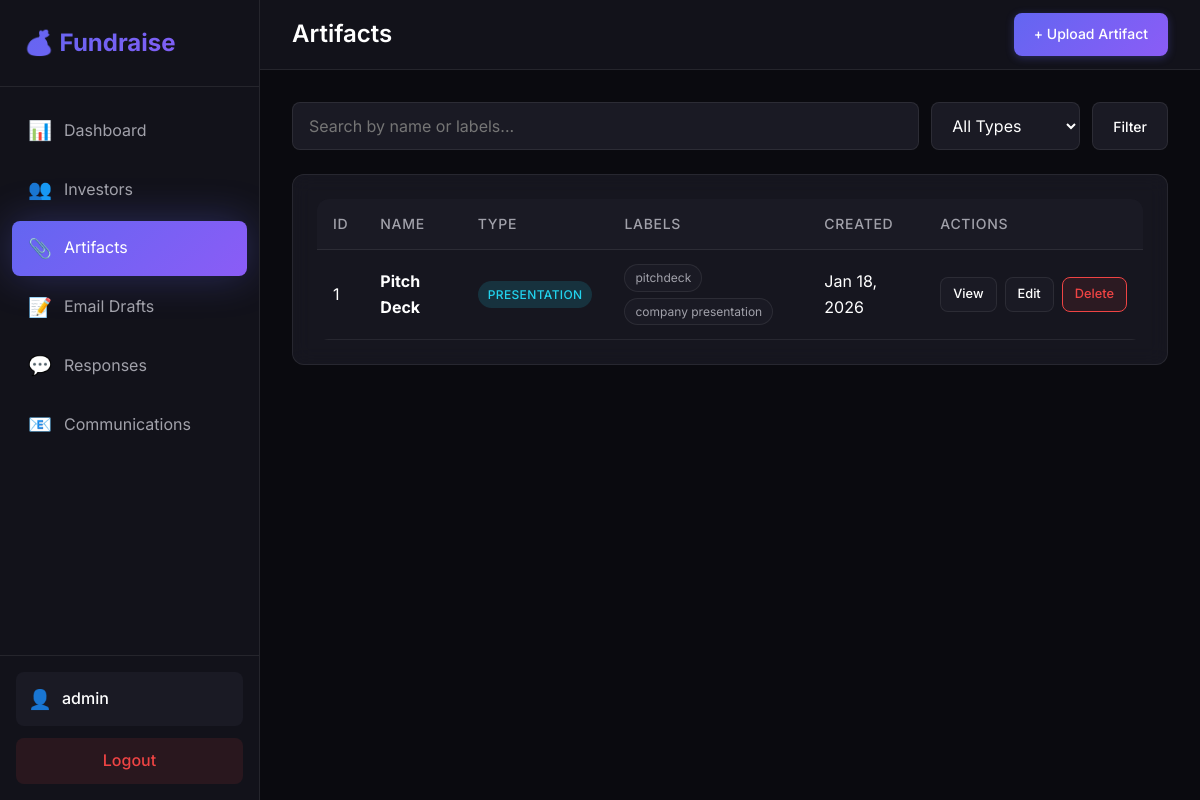
/artifacts/ (signed in), run on the app's committed database.
### core/models.py (models this page shows, shortened)
class Artifact(models.Model):
    ARTIFACT_TYPES = [
        ('image', 'Image'),
        ('video', 'Video'),
        ('presentation', 'Presentation'),
    ]
    artifact_type = models.CharField(
        max_length=20,
        choices=ARTIFACT_TYPES,
        help_text="Type of artifact"
    )
    artifact_labels = models.CharField(
        max_length=500,
        blank=True,
        help_text="Comma-separated labels for keyword search"
    )
    file = models.FileField(upload_to='artifacts/', help_text="Upload file")
    name = models.CharField(max_length=255, help_text="Artifact name/title")
    description = models.TextField(blank=True, help_text="Description of the artifact")
    created_date = models.DateTimeField(auto_now_add=True)
    created_by = models.ForeignKey(
        User,
        on_delete=models.SET_NULL,
        null=True,
        related_name='artifacts'
    )
    class Meta:
        ordering = ['-created_date']
    def get_labels_list(self):
        if self.artifact_labels:
            return [label.strip() for label in self.artifact_labels.split(',')]
        return []

### core/views.py (the view)
# urls.py: path('artifacts/', views.artifact_list, name='artifact_list'),
@login_required
def artifact_list(request):
    query = request.GET.get('q', '')
    artifact_type = request.GET.get('type', '')
    artifacts = Artifact.objects.all()
    if query:
        artifacts = artifacts.filter(
            Q(name__icontains=query) |
            Q(artifact_labels__icontains=query) |
            Q(description__icontains=query)
        )
    if artifact_type:
        artifacts = artifacts.filter(artifact_type=artifact_type)
    context = {
        'artifacts': artifacts,
        'query': query,
        'artifact_type': artifact_type,
        'artifact_types': Artifact.ARTIFACT_TYPES,
    }
    return render(request, 'core/artifact_list.html', context)

### templates/core/artifact_list.html (shortened to what this page needs)
{% extends 'base.html' %}
{% block page_title %}Artifacts{% endblock %}
{% block header_actions %}
<a href="{% url 'artifact_create' %}" class="btn btn-primary">+ Upload Artifact</a>
{% endblock %}
{% block content %}
<form method="get" class="search-bar">
    <input type="text" name="q" class="search-input" placeholder="Search by name or labels..." value="{{ query }}">
    <select name="type" class="form-select" style="width: auto;">
        <option value="">All Types</option>
    </select>
    <button type="submit" class="btn btn-secondary">Filter</button>
</form>
<div class="card">
    {% if artifacts %}
    <div class="table-container">
        <table>
            <thead>
                <tr>
                    <th>ID</th>
                    <th>Name</th>
                    <th>Type</th>
                    <th>Labels</th>
                    <th>Created</th>
                    <th>Actions</th>
                </tr>
            </thead>
            <tbody>
                {% for artifact in artifacts %}
                <tr>
                    <td>{{ artifact.id }}</td>
                    <td><strong>{{ artifact.name }}</strong></td>
                    <td><span class="badge badge-{{ artifact.artifact_type }}">{{ artifact.artifact_type }}</span></td>
                    <td>
                        <div class="labels-list">
                            {% for label in artifact.get_labels_list %}
                            <span class="label-tag">{{ label }}</span>
                            {% empty %}
                            <span class="text-muted">-</span>
                            {% endfor %}
                        </div>
                    </td>
                    <td>{{ artifact.created_date|date:"M d, Y" }}</td>
                    <td>
                        <div class="table-actions">
                            {% if artifact.file %}
                            <a href="{{ artifact.file.url }}" target="_blank" class="btn btn-secondary btn-sm">View</a>
                            {% endif %}
                            <a href="{% url 'artifact_edit' artifact.id %}" class="btn btn-secondary btn-sm">Edit</a>
                            <a href="{% url 'artifact_delete' artifact.id %}" class="btn btn-danger btn-sm">Delete</a>
                        </div>
                    </td>
                </tr>
                {% endfor %}
            </tbody>
        </table>
    </div>
    {% endif %}
</div>
{% endblock %}

### templates/base.html (shortened to what this page needs)
<!DOCTYPE html>
<html lang="en">
<head>
    <link rel="stylesheet" href="{% load static %}{% static 'css/styles.css' %}">
</head>
<body>
    {% if user.is_authenticated %}
    <div class="app-container">
        <aside class="sidebar">
            <div class="sidebar-header">
                <h1 class="logo">💰 Fundraise</h1>
            </div>
            <nav class="sidebar-nav">
                <a href="{% url 'dashboard' %}" class="nav-item {% if request.resolver_match.url_name == 'dashboard' %}active{% endif %}">
                    <span class="nav-icon">📊</span>
                    <span>Dashboard</span>
                </a>
                <a href="{% url 'investor_list' %}" class="nav-item {% if 'investor' in request.resolver_match.url_name %}active{% endif %}">
                    <span class="nav-icon">👥</span>
                    <span>Investors</span>
                </a>
                <a href="{% url 'artifact_list' %}" class="nav-item {% if 'artifact' in request.resolver_match.url_name %}active{% endif %}">
                    <span class="nav-icon">📎</span>
                    <span>Artifacts</span>
                </a>
                <a href="{% url 'draft_list' %}" class="nav-item {% if 'draft' in request.resolver_match.url_name %}active{% endif %}">
                    <span class="nav-icon">📝</span>
                    <span>Email Drafts</span>
                </a>
                <a href="{% url 'response_list' %}" class="nav-item {% if 'response' in request.resolver_match.url_name %}active{% endif %}">
                    <span class="nav-icon">💬</span>
                    <span>Responses</span>
                </a>
                <a href="{% url 'communication_list' %}" class="nav-item {% if 'communication' in request.resolver_match.url_name %}active{% endif %}">
                    <span class="nav-icon">📧</span>
                    <span>Communications</span>
                </a>
            </nav>
            <div class="sidebar-footer">
                <div class="user-info">
                    <span class="user-icon">👤</span>
                    <span class="user-name">{{ user.username }}</span>
                </div>
                <a href="{% url 'logout' %}" class="logout-btn">Logout</a>
            </div>
        </aside>
        <main class="main-content">
            <header class="main-header">
                <h2 class="page-title">{% block page_title %}Dashboard{% endblock %}</h2>
                <div class="header-actions">
                    {% block header_actions %}{% endblock %}
                </div>
            </header>
            <div class="content-area">
                {% block content %}{% endblock %}
            </div>
        </main>
    </div>
    {% else %}
    <div class="auth-container">
        {% block auth_content %}{% endblock %}
    </div>
    {% endif %}
    <script src="{% load static %}{% static 'js/chatbot.js' %}"></script>
</body>
</html>

### data on the page
Artifact: id "1", name "Pitch Deck", artifact_type "PRESENTATION", get_labels_list "pitchdeck" "company presentation", created_date "Jan 18, 2026"

### other printed values
{{ user.username }} "admin"
